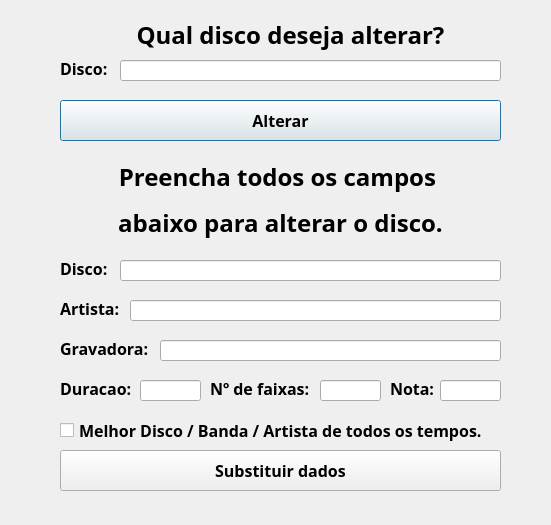
<?xml version="1.0" encoding="UTF-8"?>
<ui version="4.0">
 <class>Dialog</class>
 <widget class="QDialog" name="Dialog">
  <property name="geometry">
   <rect>
    <x>0</x>
    <y>0</y>
    <width>551</width>
    <height>525</height>
   </rect>
  </property>
  <property name="windowTitle">
   <string>Editar Disco</string>
  </property>
  <widget class="QPushButton" name="updateBtn">
   <property name="geometry">
    <rect>
     <x>60</x>
     <y>100</y>
     <width>441</width>
     <height>41</height>
    </rect>
   </property>
   <property name="font">
    <font>
     <family>Noto Sans</family>
     <pointsize>12</pointsize>
     <weight>75</weight>
     <bold>true</bold>
    </font>
   </property>
   <property name="text">
    <string>Alterar</string>
   </property>
  </widget>
  <widget class="QLabel" name="removeRecord">
   <property name="geometry">
    <rect>
     <x>60</x>
     <y>60</y>
     <width>54</width>
     <height>17</height>
    </rect>
   </property>
   <property name="font">
    <font>
     <family>Noto Sans</family>
     <pointsize>12</pointsize>
     <weight>75</weight>
     <bold>true</bold>
    </font>
   </property>
   <property name="text">
    <string>Disco:</string>
   </property>
  </widget>
  <widget class="QLineEdit" name="updateInput">
   <property name="geometry">
    <rect>
     <x>120</x>
     <y>60</y>
     <width>381</width>
     <height>21</height>
    </rect>
   </property>
  </widget>
  <widget class="QLabel" name="removeTitle">
   <property name="geometry">
    <rect>
     <x>110</x>
     <y>10</y>
     <width>361</width>
     <height>51</height>
    </rect>
   </property>
   <property name="font">
    <font>
     <family>Noto Sans</family>
     <pointsize>16</pointsize>
     <weight>75</weight>
     <bold>true</bold>
    </font>
   </property>
   <property name="text">
    <string>&lt;html&gt;&lt;head/&gt;&lt;body&gt;&lt;p align=&quot;center&quot;&gt;&lt;span style=&quot; font-size:18pt;&quot;&gt;Qual disco deseja alterar?&lt;/span&gt;&lt;/p&gt;&lt;/body&gt;&lt;/html&gt;</string>
   </property>
  </widget>
  <widget class="QLabel" name="recordLabel">
   <property name="geometry">
    <rect>
     <x>60</x>
     <y>340</y>
     <width>101</width>
     <height>17</height>
    </rect>
   </property>
   <property name="font">
    <font>
     <family>Noto Sans</family>
     <pointsize>12</pointsize>
     <weight>75</weight>
     <bold>true</bold>
    </font>
   </property>
   <property name="text">
    <string>Gravadora:</string>
   </property>
  </widget>
  <widget class="QCheckBox" name="goatBox">
   <property name="geometry">
    <rect>
     <x>60</x>
     <y>420</y>
     <width>451</width>
     <height>21</height>
    </rect>
   </property>
   <property name="font">
    <font>
     <family>Noto Sans</family>
     <pointsize>12</pointsize>
     <weight>75</weight>
     <bold>true</bold>
    </font>
   </property>
   <property name="text">
    <string>Melhor Disco / Banda / Artista de todos os tempos.</string>
   </property>
  </widget>
  <widget class="QLineEdit" name="artistInput">
   <property name="geometry">
    <rect>
     <x>130</x>
     <y>300</y>
     <width>371</width>
     <height>21</height>
    </rect>
   </property>
  </widget>
  <widget class="QLineEdit" name="scoreInput">
   <property name="geometry">
    <rect>
     <x>440</x>
     <y>380</y>
     <width>61</width>
     <height>21</height>
    </rect>
   </property>
  </widget>
  <widget class="QLineEdit" name="durationInput">
   <property name="geometry">
    <rect>
     <x>140</x>
     <y>380</y>
     <width>61</width>
     <height>21</height>
    </rect>
   </property>
  </widget>
  <widget class="QLabel" name="artist">
   <property name="geometry">
    <rect>
     <x>60</x>
     <y>300</y>
     <width>71</width>
     <height>17</height>
    </rect>
   </property>
   <property name="font">
    <font>
     <family>Noto Sans</family>
     <pointsize>12</pointsize>
     <weight>75</weight>
     <bold>true</bold>
    </font>
   </property>
   <property name="text">
    <string>Artista:</string>
   </property>
  </widget>
  <widget class="QLineEdit" name="trackInput">
   <property name="geometry">
    <rect>
     <x>320</x>
     <y>380</y>
     <width>61</width>
     <height>21</height>
    </rect>
   </property>
  </widget>
  <widget class="QLineEdit" name="recordInput">
   <property name="geometry">
    <rect>
     <x>120</x>
     <y>260</y>
     <width>381</width>
     <height>21</height>
    </rect>
   </property>
  </widget>
  <widget class="QLabel" name="tracks">
   <property name="geometry">
    <rect>
     <x>210</x>
     <y>380</y>
     <width>101</width>
     <height>17</height>
    </rect>
   </property>
   <property name="font">
    <font>
     <family>Noto Sans</family>
     <pointsize>12</pointsize>
     <weight>75</weight>
     <bold>true</bold>
    </font>
   </property>
   <property name="text">
    <string>Nº de faixas:</string>
   </property>
  </widget>
  <widget class="QLabel" name="duration">
   <property name="geometry">
    <rect>
     <x>60</x>
     <y>380</y>
     <width>91</width>
     <height>17</height>
    </rect>
   </property>
   <property name="font">
    <font>
     <family>Noto Sans</family>
     <pointsize>12</pointsize>
     <weight>75</weight>
     <bold>true</bold>
    </font>
   </property>
   <property name="text">
    <string>Duracao:</string>
   </property>
  </widget>
  <widget class="QLabel" name="addTitle">
   <property name="geometry">
    <rect>
     <x>50</x>
     <y>160</y>
     <width>461</width>
     <height>81</height>
    </rect>
   </property>
   <property name="font">
    <font>
     <family>Noto Sans</family>
     <pointsize>16</pointsize>
     <weight>75</weight>
     <bold>true</bold>
    </font>
   </property>
   <property name="text">
    <string>&lt;html&gt;&lt;head/&gt;&lt;body&gt;&lt;p align=&quot;center&quot;&gt;&lt;span style=&quot; font-size:18pt;&quot;&gt;Preencha todos os campos &lt;/span&gt;&lt;/p&gt;&lt;p align=&quot;center&quot;&gt;&lt;span style=&quot; font-size:18pt;&quot;&gt;abaixo para alterar o disco.&lt;/span&gt;&lt;/p&gt;&lt;/body&gt;&lt;/html&gt;</string>
   </property>
  </widget>
  <widget class="QPushButton" name="updateDataBtn">
   <property name="geometry">
    <rect>
     <x>60</x>
     <y>450</y>
     <width>441</width>
     <height>41</height>
    </rect>
   </property>
   <property name="font">
    <font>
     <family>Noto Sans</family>
     <pointsize>12</pointsize>
     <weight>75</weight>
     <bold>true</bold>
    </font>
   </property>
   <property name="text">
    <string>Substituir dados</string>
   </property>
  </widget>
  <widget class="QLabel" name="addRecord">
   <property name="geometry">
    <rect>
     <x>60</x>
     <y>260</y>
     <width>54</width>
     <height>17</height>
    </rect>
   </property>
   <property name="font">
    <font>
     <family>Noto Sans</family>
     <pointsize>12</pointsize>
     <weight>75</weight>
     <bold>true</bold>
    </font>
   </property>
   <property name="text">
    <string>Disco:</string>
   </property>
  </widget>
  <widget class="QLabel" name="grade">
   <property name="geometry">
    <rect>
     <x>390</x>
     <y>380</y>
     <width>71</width>
     <height>17</height>
    </rect>
   </property>
   <property name="font">
    <font>
     <family>Noto Sans</family>
     <pointsize>12</pointsize>
     <weight>75</weight>
     <bold>true</bold>
    </font>
   </property>
   <property name="text">
    <string>Nota:</string>
   </property>
  </widget>
  <widget class="QLineEdit" name="recordLabelInput">
   <property name="geometry">
    <rect>
     <x>160</x>
     <y>340</y>
     <width>341</width>
     <height>21</height>
    </rect>
   </property>
  </widget>
 </widget>
 <resources/>
 <connections/>
</ui>
